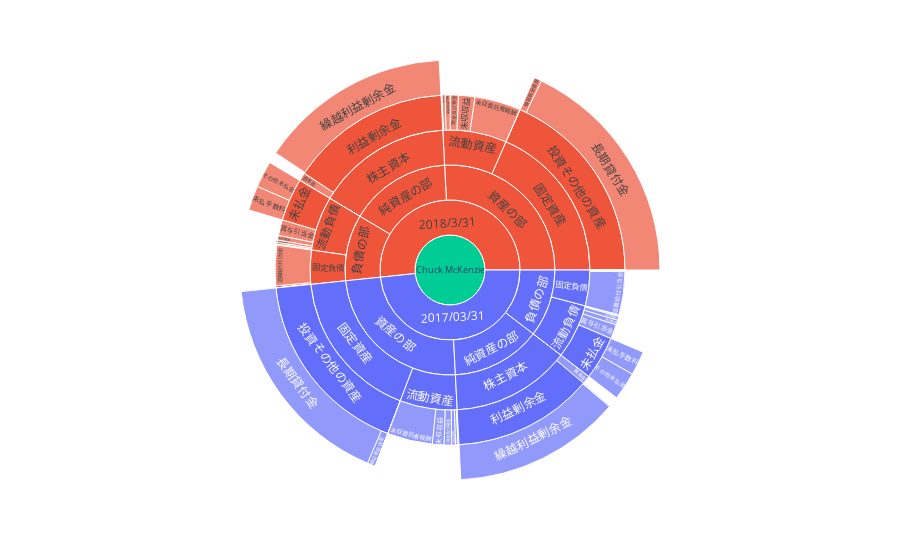

The cell this chart's notebook holds for it:
### Code cell
fig_cm = px.sunburst(
    qtr_cm,
    path=["CM","Qtr_CM","BS_Section1","BS_Section2","BS_Section3","BS_Section4"],
    values="BS_Ref",
    color="Qtr_CM"
)
fig_cm.show()

### Figure 1 — Plotly figure (JSON) as saved in the notebook; plotly's stock layout.template omitted (floating-point values rounded to 4 significant figures)
{"data": [{"branchvalues": "total", "customdata": [["2017/03/31"], ["2018/3/31"], ["2017/03/31"], ["2018/3/31"], ["2017/03/31"], ["2018/3/31"], ["2017/03/31"], ["2017/03/31"], ["2018/3/31"], ["2018/3/31"], ["2017/03/31"], ["2018/3/31"], ["2017/03/31"], ["2018/3/31"], ["2017/03/31"], ["2017/03/31"], ["2018/3/31"], ["2018/3/31"], ["2018/3/31"], ["2018/3/31"], ["2017/03/31"], ["2018/3/31"], ["2017/03/31"], ["2017/03/31"], ["2017/03/31"], ["2018/3/31"], ["2018/3/31"], ["2018/3/31"], ["2017/03/31"], ["2018/3/31"], ["2017/03/31"], ["2018/3/31"], ["2017/03/31"], ["2017/03/31"], ["2017/03/31"], ["2018/3/31"], ["2017/03/31"], ["2018/3/31"], ["2017/03/31"], ["2018/3/31"], ["2018/3/31"], ["2018/3/31"], ["2017/03/31"], ["2018/3/31"], ["2017/03/31"], ["2018/3/31"], ["2017/03/31"], ["2018/3/31"], ["2017/03/31"], ["2017/03/31"], ["2017/03/31"], ["2017/03/31"], ["2017/03/31"], ["2017/03/31"], ["2018/3/31"], ["2017/03/31"], ["2018/3/31"], ["2017/03/31"], ["2018/3/31"], ["2018/3/31"], ["2018/3/31"], ["2018/3/31"], ["2017/03/31"], ["2018/3/31"], ["2017/03/31"], ["2018/3/31"], ["2017/03/31"], ["2018/3/31"], ["2017/03/31"], ["2018/3/31"], ["2017/03/31"], ["2018/3/31"], ["2017/03/31"], ["2018/3/31"], ["2017/03/31"], ["2018/3/31"], ["2017/03/31"], ["2018/3/31"], ["2017/03/31"], ["2018/3/31"], ["2017/03/31"], ["2018/3/31"], ["2017/03/31"], ["2018/3/31"], ["2017/03/31"], ["2018/3/31"], ["2017/03/31"], ["2018/3/31"], ["2017/03/31"], ["2018/3/31"], ["2017/03/31"], ["2018/3/31"], ["2017/03/31"], ["2018/3/31"], ["2017/03/31"], ["2018/3/31"], ["2017/03/31"], ["2018/3/31"], ["(?)"]], "domain": {"x": [0, 1], "y": [0, 1]}, "hovertemplate": "labels=%{label}<br>BS_Ref=%{value}<br>parent=%{parent}<br>id=%{id}<br>Qtr_CM=%{customdata[0]}<extra></extra>", "ids": ["Chuck McKenzie/2017/03/31/資産の部/固定資産/投資その他の資産/その他", "Chuck McKenzie/2018/3/31/資産の部/固定資産/投資その他の資産/長期貸付金", "Chuck McKenzie/2017/03/31/資産の部/固定資産/無形固定資産/電話加入権", "Chuck McKenzie/2018/3/31/資産の部/固定資産/無形固定資産/電話加入権", "Chuck McKenzie/2017/03/31/純資産の部/評価・換算差額等/その他有価証券評価差額金", "Chuck McKenzie/2018/3/31/純資産の部/評価・換算差額等/その他有価証券評価差額金", "Chuck McKenzie/2017/03/31/負債の部/流動負債/その他流動負債", "Chuck McKenzie/2017/03/31/資産の部/固定資産/投資その他の資産/長期貸付金", "Chuck McKenzie/2018/3/31/負債の部/流動負債/その他流動負債", "Chuck McKenzie/2018/3/31/純資産の部/株主資本/利益剰余金", "Chuck McKenzie/2017/03/31/資産の部/流動資産/前払費用", "Chuck McKenzie/2018/3/31/資産の部/流動資産/前払費用", "Chuck McKenzie/2017/03/31/資産の部/固定資産/投資その他の資産", "Chuck McKenzie/2018/3/31/資産の部/固定資産/投資その他の資産", "Chuck McKenzie/2017/03/31/資産の部/固定資産/有形固定資産", "Chuck McKenzie/2017/03/31/純資産の部/株主資本/利益剰余金", "Chuck McKenzie/2018/3/31/資産の部/固定資産/投資その他の資産/長期差入保証金", "Chuck McKenzie/2018/3/31/資産の部/固定資産/有形固定資産", "Chuck McKenzie/2018/3/31/純資産の部/株主資本/利益剰余金/繰越利益剰余金", "Chuck McKenzie/2018/3/31/資産の部/固定資産/投資その他の資産/その他", "Chuck McKenzie/2017/03/31/純資産の部/株主資本/利益剰余金/その他利益剰余金", "Chuck McKenzie/2018/3/31/純資産の部/株主資本/利益剰余金/その他利益剰余金", "Chuck McKenzie/2017/03/31/負債の部/流動負債/未払金/その他未払金", "Chuck McKenzie/2017/03/31/資産の部/固定資産/投資その他の資産/長期差入保証金", "Chuck McKenzie/2017/03/31/純資産の部/株主資本/利益剰余金/利益準備金", "Chuck McKenzie/2018/3/31/純資産の部/株主資本/利益剰余金/利益準備金", "Chuck McKenzie/2018/3/31/負債の部/流動負債/未払金/その他未払金", "Chuck McKenzie/2018/3/31/資産の部/固定資産/有形固定資産/建設仮勘定", "Chuck McKenzie/2017/03/31/負債の部/流動負債/未払金/未払手数料", "Chuck McKenzie/2018/3/31/負債の部/流動負債/未払金/未払手数料", "Chuck McKenzie/2017/03/31/資産の部/固定資産/投資その他の資産/繰延税金資産", "Chuck McKenzie/2018/3/31/資産の部/固定資産/投資その他の資産/繰延税金資産", "Chuck McKenzie/2017/03/31/純資産の部/株主資本/利益剰余金/繰越利益剰余金", "Chuck McKenzie/2017/03/31/資産の部/固定資産/有形固定資産/建設仮勘定", "Chuck McKenzie/2017/03/31/負債の部/流動負債/未払金", "Chuck McKenzie/2018/3/31/負債の部/流動負債/未払金", "Chuck McKenzie/2017/03/31/資産の部/固定資産/無形固定資産", "Chuck McKenzie/2018/3/31/資産の部/固定資産/無形固定資産", "Chuck McKenzie/2017/03/31/資産の部/流動資産/現金及び預金", "Chuck McKenzie/2018/3/31/資産の部/流動資産/現金及び預金", "Chuck McKenzie/2018/3/31/純資産の部/株主資本/資本金", "Chuck McKenzie/2018/3/31/資産の部/流動資産/立替金", "Chuck McKenzie/2017/03/31/負債の部/固定負債/繰延税金負債 ", "Chuck McKenzie/2018/3/31/負債の部/固定負債/繰延税金負債 ", "Chuck McKenzie/2017/03/31/資産の部/流動資産/繰延税金資産", "Chuck McKenzie/2018/3/31/資産の部/流動資産/繰延税金資産", "Chuck McKenzie/2017/03/31/純資産の部/株主資本/資本金", "Chuck McKenzie/2018/3/31/負債の部/流動負債/未払費用", "Chuck McKenzie/2017/03/31/資産の部/流動資産/立替金", "Chuck McKenzie/2017/03/31/負債の部/流動負債/未払費用", "Chuck McKenzie/2017/03/31/資産の部/流動資産/未収還付法人税等", "Chuck McKenzie/2017/03/31/負債の部/流動負債/未払消費税等", "Chuck McKenzie/2017/03/31/負債の部/流動負債/賞与引当金", "Chuck McKenzie/2017/03/31/資産の部/流動資産/未収入金", "Chuck McKenzie/2018/3/31/資産の部/流動資産/未収入金", "Chuck McKenzie/2017/03/31/資産の部/流動資産/未収収益", "Chuck McKenzie/2018/3/31/資産の部/流動資産/未収収益", "Chuck McKenzie/2017/03/31/資産の部/流動資産/未収委託者報酬", "Chuck McKenzie/2018/3/31/負債の部/流動負債/未払消費税等", "Chuck McKenzie/2018/3/31/資産の部/流動資産/未収委託者報酬", "Chuck McKenzie/2018/3/31/資産の部/流動資産/未収運用受託報酬", "Chuck McKenzie/2018/3/31/資産の部/流動資産/未収還付法人税等", "Chuck McKenzie/2017/03/31/資産の部/流動資産/未収還付消費税等", "Chuck McKenzie/2018/3/31/資産の部/流動資産/未収還付消費税等", "Chuck McKenzie/2017/03/31/負債の部/流動負債/未払法人税等", "Chuck McKenzie/2018/3/31/負債の部/流動負債/未払法人税等", "Chuck McKenzie/2017/03/31/資産の部/流動資産/未収運用受託報酬", "Chuck McKenzie/2018/3/31/負債の部/流動負債/賞与引当金", "Chuck McKenzie/2017/03/31/負債の部/固定負債/退職給付引当金", "Chuck McKenzie/2018/3/31/負債の部/固定負債/退職給付引当金", "Chuck McKenzie/2017/03/31/負債の部/固定負債/長期賞与引当金", "Chuck McKenzie/2018/3/31/負債の部/固定負債/長期賞与引当金", "Chuck McKenzie/2017/03/31/負債の部/固定負債/関係会社引当金 ", "Chuck McKenzie/2018/3/31/負債の部/固定負債/関係会社引当金 ", "Chuck McKenzie/2017/03/31/負債の部/固定負債/預り保証金", "Chuck McKenzie/2018/3/31/負債の部/固定負債/預り保証金", "Chuck McKenzie/2017/03/31/負債の部/流動負債/預り金", "Chuck McKenzie/2018/3/31/負債の部/流動負債/預り金", "Chuck McKenzie/2017/03/31/負債の部/固定負債", "Chuck McKenzie/2018/3/31/負債の部/固定負債", "Chuck McKenzie/2017/03/31/資産の部/固定資産", "Chuck McKenzie/2018/3/31/資産の部/固定資産", "Chuck McKenzie/2017/03/31/純資産の部/株主資本", "Chuck McKenzie/2018/3/31/純資産の部/株主資本", "Chuck McKenzie/2017/03/31/負債の部/流動負債", "Chuck McKenzie/2018/3/31/負債の部/流動負債", "Chuck McKenzie/2017/03/31/資産の部/流動資産", "Chuck McKenzie/2018/3/31/資産の部/流動資産", "Chuck McKenzie/2017/03/31/純資産の部/評価・換算差額等", "Chuck McKenzie/2018/3/31/純資産の部/評価・換算差額等", "Chuck McKenzie/2017/03/31/純資産の部", "Chuck McKenzie/2018/3/31/純資産の部", "Chuck McKenzie/2017/03/31/負債の部", "Chuck McKenzie/2018/3/31/負債の部", "Chuck McKenzie/2017/03/31/資産の部", "Chuck McKenzie/2018/3/31/資産の部", "Chuck McKenzie/2017/03/31", "Chuck McKenzie/2018/3/31", "Chuck McKenzie"], "labels": ["その他", "長期貸付金", "電話加入権", "電話加入権", "その他有価証券評価差額金", "その他有価証券評価差額金", "その他流動負債", "長期貸付金", "その他流動負債", "利益剰余金", "前払費用", "前払費用", "投資その他の資産", "投資その他の資産", "有形固定資産", "利益剰余金", "長期差入保証金", "有形固定資産", "繰越利益剰余金", "その他", "その他利益剰余金", "その他利益剰余金", "その他未払金", "長期差入保証金", "利益準備金", "利益準備金", "その他未払金", "建設仮勘定", "未払手数料", "未払手数料", "繰延税金資産", "繰延税金資産", "繰越利益剰余金", "建設仮勘定", "未払金", "未払金", "無形固定資産", "無形固定資産", "現金及び預金", "現金及び預金", "資本金", "立替金", "繰延税金負債 ", "繰延税金負債 ", "繰延税金資産", "繰延税金資産", "資本金", "未払費用", "立替金", "未払費用", "未収還付法人税等", "未払消費税等", "賞与引当金", "未収入金", "未収入金", "未収収益", "未収収益", "未収委託者報酬", "未払消費税等", "未収委託者報酬", "未収運用受託報酬", "未収還付法人税等", "未収還付消費税等", "未収還付消費税等", "未払法人税等", "未払法人税等", "未収運用受託報酬", "賞与引当金", "退職給付引当金", "退職給付引当金", "長期賞与引当金", "長期賞与引当金", "関係会社引当金 ", "関係会社引当金 ", "預り保証金", "預り保証金", "預り金", "預り金", "固定負債", "固定負債", "固定資産", "固定資産", "株主資本", "株主資本", "流動負債", "流動負債", "流動資産", "流動資産", "評価・換算差額等", "評価・換算差額等", "純資産の部", "純資産の部", "負債の部", "負債の部", "資産の部", "資産の部", "2017/03/31", "2018/3/31", "Chuck McKenzie"], "marker": {"colors": ["#636efa", "#EF553B", "#636efa", "#EF553B", "#636efa", "#EF553B", "#636efa", "#636efa", "#EF553B", "#EF553B", "#636efa", "#EF553B", "#636efa", "#EF553B", "#636efa", "#636efa", "#EF553B", "#EF553B", "#EF553B", "#EF553B", "#636efa", "#EF553B", "#636efa", "#636efa", "#636efa", "#EF553B", "#EF553B", "#EF553B", "#636efa", "#EF553B", "#636efa", "#EF553B", "#636efa", "#636efa", "#636efa", "#EF553B", "#636efa", "#EF553B", "#636efa", "#EF553B", "#EF553B", "#EF553B", "#636efa", "#EF553B", "#636efa", "#EF553B", "#636efa", "#EF553B", "#636efa", "#636efa", "#636efa", "#636efa", "#636efa", "#636efa", "#EF553B", "#636efa", "#EF553B", "#636efa", "#EF553B", "#EF553B", "#EF553B", "#EF553B", "#636efa", "#EF553B", "#636efa", "#EF553B", "#636efa", "#EF553B", "#636efa", "#EF553B", "#636efa", "#EF553B", "#636efa", "#EF553B", "#636efa", "#EF553B", "#636efa", "#EF553B", "#636efa", "#EF553B", "#636efa", "#EF553B", "#636efa", "#EF553B", "#636efa", "#EF553B", "#636efa", "#EF553B", "#636efa", "#EF553B", "#636efa", "#EF553B", "#636efa", "#EF553B", "#636efa", "#EF553B", "#636efa", "#EF553B", "#00cc96"]}, "name": "", "parents": ["Chuck McKenzie/2017/03/31/資産の部/固定資産/投資その他の資産", "Chuck McKenzie/2018/3/31/資産の部/固定資産/投資その他の資産", "Chuck McKenzie/2017/03/31/資産の部/固定資産/無形固定資産", "Chuck McKenzie/2018/3/31/資産の部/固定資産/無形固定資産", "Chuck McKenzie/2017/03/31/純資産の部/評価・換算差額等", "Chuck McKenzie/2018/3/31/純資産の部/評価・換算差額等", "Chuck McKenzie/2017/03/31/負債の部/流動負債", "Chuck McKenzie/2017/03/31/資産の部/固定資産/投資その他の資産", "Chuck McKenzie/2018/3/31/負債の部/流動負債", "Chuck McKenzie/2018/3/31/純資産の部/株主資本", "Chuck McKenzie/2017/03/31/資産の部/流動資産", "Chuck McKenzie/2018/3/31/資産の部/流動資産", "Chuck McKenzie/2017/03/31/資産の部/固定資産", "Chuck McKenzie/2018/3/31/資産の部/固定資産", "Chuck McKenzie/2017/03/31/資産の部/固定資産", "Chuck McKenzie/2017/03/31/純資産の部/株主資本", "Chuck McKenzie/2018/3/31/資産の部/固定資産/投資その他の資産", "Chuck McKenzie/2018/3/31/資産の部/固定資産", "Chuck McKenzie/2018/3/31/純資産の部/株主資本/利益剰余金", "Chuck McKenzie/2018/3/31/資産の部/固定資産/投資その他の資産", "Chuck McKenzie/2017/03/31/純資産の部/株主資本/利益剰余金", "Chuck McKenzie/2018/3/31/純資産の部/株主資本/利益剰余金", "Chuck McKenzie/2017/03/31/負債の部/流動負債/未払金", "Chuck McKenzie/2017/03/31/資産の部/固定資産/投資その他の資産", "Chuck McKenzie/2017/03/31/純資産の部/株主資本/利益剰余金", "Chuck McKenzie/2018/3/31/純資産の部/株主資本/利益剰余金", "Chuck McKenzie/2018/3/31/負債の部/流動負債/未払金", "Chuck McKenzie/2018/3/31/資産の部/固定資産/有形固定資産", "Chuck McKenzie/2017/03/31/負債の部/流動負債/未払金", "Chuck McKenzie/2018/3/31/負債の部/流動負債/未払金", "Chuck McKenzie/2017/03/31/資産の部/固定資産/投資その他の資産", "Chuck McKenzie/2018/3/31/資産の部/固定資産/投資その他の資産", "Chuck McKenzie/2017/03/31/純資産の部/株主資本/利益剰余金", "Chuck McKenzie/2017/03/31/資産の部/固定資産/有形固定資産", "Chuck McKenzie/2017/03/31/負債の部/流動負債", "Chuck McKenzie/2018/3/31/負債の部/流動負債", "Chuck McKenzie/2017/03/31/資産の部/固定資産", "Chuck McKenzie/2018/3/31/資産の部/固定資産", "Chuck McKenzie/2017/03/31/資産の部/流動資産", "Chuck McKenzie/2018/3/31/資産の部/流動資産", "Chuck McKenzie/2018/3/31/純資産の部/株主資本", "Chuck McKenzie/2018/3/31/資産の部/流動資産", "Chuck McKenzie/2017/03/31/負債の部/固定負債", "Chuck McKenzie/2018/3/31/負債の部/固定負債", "Chuck McKenzie/2017/03/31/資産の部/流動資産", "Chuck McKenzie/2018/3/31/資産の部/流動資産", "Chuck McKenzie/2017/03/31/純資産の部/株主資本", "Chuck McKenzie/2018/3/31/負債の部/流動負債", "Chuck McKenzie/2017/03/31/資産の部/流動資産", "Chuck McKenzie/2017/03/31/負債の部/流動負債", "Chuck McKenzie/2017/03/31/資産の部/流動資産", "Chuck McKenzie/2017/03/31/負債の部/流動負債", "Chuck McKenzie/2017/03/31/負債の部/流動負債", "Chuck McKenzie/2017/03/31/資産の部/流動資産", "Chuck McKenzie/2018/3/31/資産の部/流動資産", "Chuck McKenzie/2017/03/31/資産の部/流動資産", "Chuck McKenzie/2018/3/31/資産の部/流動資産", "Chuck McKenzie/2017/03/31/資産の部/流動資産", "Chuck McKenzie/2018/3/31/負債の部/流動負債", "Chuck McKenzie/2018/3/31/資産の部/流動資産", "Chuck McKenzie/2018/3/31/資産の部/流動資産", "Chuck McKenzie/2018/3/31/資産の部/流動資産", "Chuck McKenzie/2017/03/31/資産の部/流動資産", "Chuck McKenzie/2018/3/31/資産の部/流動資産", "Chuck McKenzie/2017/03/31/負債の部/流動負債", "Chuck McKenzie/2018/3/31/負債の部/流動負債", "Chuck McKenzie/2017/03/31/資産の部/流動資産", "Chuck McKenzie/2018/3/31/負債の部/流動負債", "Chuck McKenzie/2017/03/31/負債の部/固定負債", "Chuck McKenzie/2018/3/31/負債の部/固定負債", "Chuck McKenzie/2017/03/31/負債の部/固定負債", "Chuck McKenzie/2018/3/31/負債の部/固定負債", "Chuck McKenzie/2017/03/31/負債の部/固定負債", "Chuck McKenzie/2018/3/31/負債の部/固定負債", "Chuck McKenzie/2017/03/31/負債の部/固定負債", "Chuck McKenzie/2018/3/31/負債の部/固定負債", "Chuck McKenzie/2017/03/31/負債の部/流動負債", "Chuck McKenzie/2018/3/31/負債の部/流動負債", "Chuck McKenzie/2017/03/31/負債の部", "Chuck McKenzie/2018/3/31/負債の部", "Chuck McKenzie/2017/03/31/資産の部", "Chuck McKenzie/2018/3/31/資産の部", "Chuck McKenzie/2017/03/31/純資産の部", "Chuck McKenzie/2018/3/31/純資産の部", "Chuck McKenzie/2017/03/31/負債の部", "Chuck McKenzie/2018/3/31/負債の部", "Chuck McKenzie/2017/03/31/資産の部", "Chuck McKenzie/2018/3/31/資産の部", "Chuck McKenzie/2017/03/31/純資産の部", "Chuck McKenzie/2018/3/31/純資産の部", "Chuck McKenzie/2017/03/31", "Chuck McKenzie/2018/3/31", "Chuck McKenzie/2017/03/31", "Chuck McKenzie/2018/3/31", "Chuck McKenzie/2017/03/31", "Chuck McKenzie/2018/3/31", "Chuck McKenzie", "Chuck McKenzie", ""], "type": "sunburst", "values": [230, 22863900, 7487, 7487, 0, 0, 1467, 21722618, 931, 19031208, 30449, 28800, 22534670, 23660372, 0, 16653634, 17804, 0, 18931208, 230, 0, 0, 2767150, 15558, 100000, 100000, 2622149, 0, 2371159, 2425583, 796264, 778438, 16553634, 0, 5138309, 5047732, 7487, 7487, 881556, 975413, 1000000, 72930, 0, 0, 453542, 607573, 1000000, 551982, 85308, 568610, 0, 466813, 1703603, 286806, 365790, 1378266, 1921861, 5342216, 291148, 5464066, 0, 0, 0, 0, 36838, 193363, 0, 1858394, 5094290, 4786190, 194809, 239904, 0, 0, 0, 0, 141925, 103438, 5289099, 5026094, 22542157, 23667859, 17653634, 20031208, 8057565, 8046988, 8458143, 9436433, 0, 0, 17653634, 20031208, 13346664, 13073082, 31000300, 33104292, 62000598, 66208582, 128209180]}], "layout": {"legend": {"tracegroupgap": 0}, "margin": {"t": 60}}}
